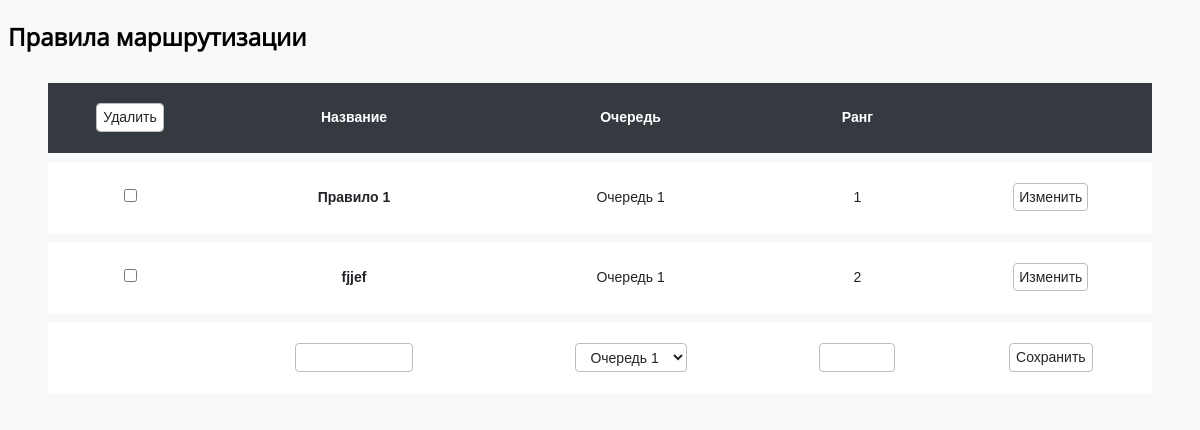
Before: /polls/ with the older database file.
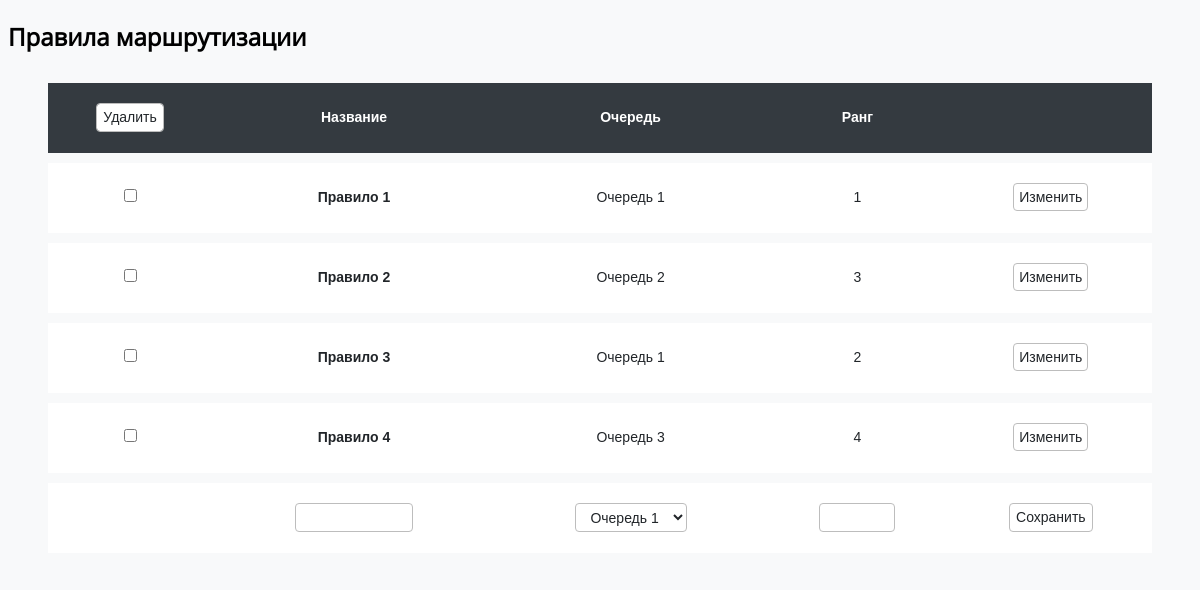
After: the same page with the newer database file.
### polls/models.py (models this page shows, shortened)
class Rule(models.Model):
    name = models.CharField('Название', max_length = 200)
    queue = models.CharField('Очередь', max_length = 200, choices = [(i,i) for i in Dictionaries.all_queues], default = '-')
    rule_range = models.IntegerField('Ранг',unique=True)
    creator = models.CharField('Пользователь, который создал правило', max_length = 20)
    updator = models.CharField('Пользователь, который последним изменил правило', max_length = 20)
    create_date = models.DateTimeField('Дата создания правила', auto_now=False, auto_now_add=True)
    update_date = models.DateTimeField('Дата последнего изменения правила',auto_now=True, auto_now_add=False)
    class Meta:
        verbose_name = "Правило"
        verbose_name_plural = "Список правил"

### polls/views.py (the view)
# urls.py: path('', views.index, name='index'),
def index(request):
    sort_type = request.GET.get('sort', None)
    if sort_type:
        rule_list = Rule.objects.order_by(sort_type)
    else:
        rule_list = Rule.objects.all()
    return render(request,'polls/list.html', {'rule_list': rule_list, 'Dictionaries': Dictionaries})

### polls/templates/polls/list.html (shortened to what this page needs)
{% extends 'base.html' %}
{% block content %}
    <h2>Правила маршрутизации</h2>
    <table class="table">
        <form action="delete/" method="post">
            <thead class="table-head">
                <tr>
                    <th><input type="submit" class="submit_button" value="Удалить"></th>
                    <th onclick="location.href='?sort=name'">Название</th>
                    <th onclick="location.href='?sort=queue'">Очередь</th>
                    <th onclick="location.href='?sort=rule_range'">Ранг</th>
                    <th></th>
                </tr>
            </thead>
            {% if rule_list %}
                {% for a in rule_list %}
                    <tr class="row">
                        <td class="checkbox_td">
                            <input type="checkbox"  value="{{a.id}}" name="checks">
                        </td>
                        <td><a class="rule_ref" href="{% url 'polls:detail' a.id %}">{{a.name}}</a></td>
                        <td><p>{{a.queue}}</p></td>
                        <td><p>{{a.rule_range}}</p></td>
                        <td><a class="a_button" href="{% url 'polls:list_upd' a.id %}">Изменить</a></td>
                    </tr>
                {% endfor %}
            {% endif %}
        </form>
        <form action="add/" method="post">
            <tr class="row">
                <td></td>
                <td><input type="text" class="rule_name" name="name_new"/></td>
                <td>
                    <select class="rule_queue" name="queue_new">
                        {% for i in Dictionaries.all_queues %}
                            <option value="{{i}}">{{i}}</option>
                        {% endfor %}
                    </select>
                </td>
                <td><input type="number" class="rule_range" name="rule_range_new"/></td>
                <td><input type="submit" class="submit_button" value="Сохранить"></td>
            </tr>
        </form>
    </table>
{% endblock %}

### polls/templates/base.html (shortened to what this page needs)
{% load static %}
<!DOCTYPE html>
<html lang="en">
<head>
    <link rel="stylesheet" href="{% static 'css/stylesheet.css' %}" type="text/css">
</head>
<body>
    {% block content %}{% endblock %}
</body>
</html>

### static/css/stylesheet.css (style rules this page uses)
h2 { font-family: Open_Sans-Reg; }
body { background-color: #f8f9fa; font-family: "Poppins", Arial, sans-serif; }
.rule_name { width: 8em; text-align: center; }
.rule_queue { width: 8em; text-align: center; }
.rule_range { width: 5em; text-align: center; }
input[type="text"], input[type="number"] { font-family: inherit; font-size: inherit; line-height: inherit; */ display: block; font-family: inherit; color: #212529; background-color: #fff; background-clip: padding-box; border: 1px solid #bdbdbd; border-radius: 0.25rem; transition: border-color 0.15s ease-in-out, box-shadow 0.15s ease-in-out; }
select { font-family: inherit; font-size: inherit; line-height: inherit; color: #212529; background-color: #fff; background-clip: padding-box; border: 1px solid #bdbdbd; border-radius: 0.25rem; transition: border-color 0.15s ease-in-out, box-shadow 0.15s ease-in-out; height: 1.8rem; }
.submit_button { font-family: inherit; font-size: inherit; line-height: inherit; color: #212529; background-color: #fff; background-clip: padding-box; border: 1px solid #bdbdbd; border-radius: 0.25rem; transition: border-color 0.15s ease-in-out, box-shadow 0.15s ease-in-out; font-family: "Poppins", Arial, sans-serif; color: #212529; }
.a_button { font-family: inherit; font-size: inherit; line-height: inherit; color: #212529; background-color: #fff; background-clip: padding-box; border: 1px solid #bdbdbd; border-radius: 0.25rem; transition: border-color 0.15s ease-in-out, box-shadow 0.15s ease-in-out; padding: 5px; text-decoration: none; }
.rule_ref { font-family: "Poppins", Arial, sans-serif; color: #212529; text-decoration: none; font-weight: bold; }
.table-head { color: #fff; background-color: #343a40; font-weight: bold; height: 70px; }
.table { border: none; font-size: 14px; background-color: #f8f9fa; vertical-align: top; box-sizing: border-box; min-width: 1000px !important; width: 100%; border-collapse: separate; border-spacing: 0 10px; color: #212529; font-family: "Poppins", Arial, sans-serif; line-height: 1.8; text-align: center; border-color: grey; padding-right: 40px; padding-left: 40px; }
.row { background: #fff; height: 70px; }

Changed rows visible on the page:
changed Rule: name "fjjef" → "Правило 2"; queue "Очередь 1" → "Очередь 2"; rule_range "2" → "3"
added Rule: name "Правило 3", queue "Очередь 1", rule_range "2"
added Rule: name "Правило 4", queue "Очередь 3", rule_range "4"
